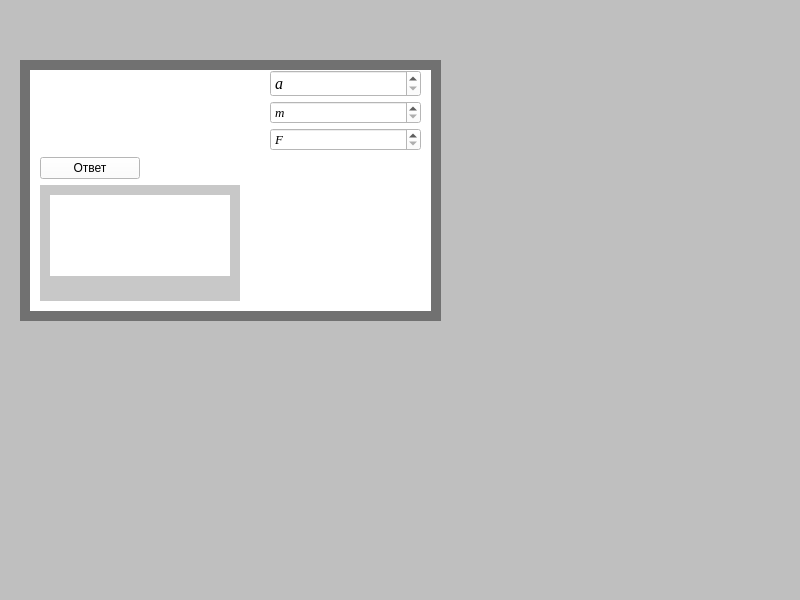
<?xml version="1.0" encoding="UTF-8"?>
<ui version="4.0">
 <class>MainWindow</class>
 <widget class="QMainWindow" name="MainWindow">
  <property name="geometry">
   <rect>
    <x>0</x>
    <y>0</y>
    <width>800</width>
    <height>600</height>
   </rect>
  </property>
  <property name="windowTitle">
   <string>MainWindow</string>
  </property>
  <property name="styleSheet">
   <string notr="true">background-color: rgb(191, 191, 191);</string>
  </property>
  <widget class="QWidget" name="centralwidget">
   <widget class="QWidget" name="widget_17" native="true">
    <property name="geometry">
     <rect>
      <x>20</x>
      <y>60</y>
      <width>421</width>
      <height>261</height>
     </rect>
    </property>
    <property name="styleSheet">
     <string notr="true">background-color: rgb(0, 0, 0);
background-color: rgb(113, 113, 113);</string>
    </property>
    <widget class="QWidget" name="widget_18" native="true">
     <property name="geometry">
      <rect>
       <x>10</x>
       <y>10</y>
       <width>401</width>
       <height>241</height>
      </rect>
     </property>
     <property name="styleSheet">
      <string notr="true">background-color: rgb(255, 255, 255);</string>
     </property>
     <widget class="QWidget" name="verticalLayoutWidget_26">
      <property name="geometry">
       <rect>
        <x>10</x>
        <y>0</y>
        <width>381</width>
        <height>231</height>
       </rect>
      </property>
      <layout class="QVBoxLayout" name="verticalLayout_30">
       <item>
        <layout class="QHBoxLayout" name="horizontalLayout_17">
         <property name="spacing">
          <number>50</number>
         </property>
         <item>
          <widget class="QLabel" name="label_33">
           <property name="minimumSize">
            <size>
             <width>180</width>
             <height>0</height>
            </size>
           </property>
           <property name="styleSheet">
            <string notr="true">background-color: rgb(255, 255, 255);</string>
           </property>
           <property name="text">
            <string/>
           </property>
           <property name="pixmap">
            <pixmap>D:/Downloads/55.png</pixmap>
           </property>
          </widget>
         </item>
         <item>
          <layout class="QVBoxLayout" name="verticalLayout_31">
           <property name="spacing">
            <number>4</number>
           </property>
           <item>
            <widget class="QSpinBox" name="spinBox_11">
             <property name="font">
              <font>
               <family>Times New Roman</family>
               <pointsize>12</pointsize>
               <italic>true</italic>
              </font>
             </property>
             <property name="specialValueText">
              <string>a</string>
             </property>
             <property name="maximum">
              <number>1000000000</number>
             </property>
            </widget>
           </item>
           <item>
            <widget class="QSpinBox" name="spinBox_10">
             <property name="font">
              <font>
               <family>Times New Roman</family>
               <pointsize>10</pointsize>
               <italic>true</italic>
              </font>
             </property>
             <property name="specialValueText">
              <string>m</string>
             </property>
             <property name="maximum">
              <number>1000000000</number>
             </property>
            </widget>
           </item>
           <item>
            <widget class="QSpinBox" name="spinBox_8">
             <property name="font">
              <font>
               <family>Times New Roman</family>
               <pointsize>10</pointsize>
               <italic>true</italic>
              </font>
             </property>
             <property name="specialValueText">
              <string>F</string>
             </property>
             <property name="maximum">
              <number>1000000000</number>
             </property>
            </widget>
           </item>
          </layout>
         </item>
        </layout>
       </item>
       <item>
        <widget class="QPushButton" name="pushButton_14">
         <property name="minimumSize">
          <size>
           <width>100</width>
           <height>0</height>
          </size>
         </property>
         <property name="maximumSize">
          <size>
           <width>100</width>
           <height>16777215</height>
          </size>
         </property>
         <property name="text">
          <string>Ответ</string>
         </property>
        </widget>
       </item>
       <item>
        <widget class="QWidget" name="widget_41" native="true">
         <property name="maximumSize">
          <size>
           <width>200</width>
           <height>16777215</height>
          </size>
         </property>
         <property name="styleSheet">
          <string notr="true">background-color: rgb(200, 200, 200);</string>
         </property>
         <widget class="QLabel" name="label_11">
          <property name="geometry">
           <rect>
            <x>10</x>
            <y>10</y>
            <width>180</width>
            <height>81</height>
           </rect>
          </property>
          <property name="minimumSize">
           <size>
            <width>180</width>
            <height>0</height>
           </size>
          </property>
          <property name="maximumSize">
           <size>
            <width>180</width>
            <height>16777215</height>
           </size>
          </property>
          <property name="styleSheet">
           <string notr="true">background-color: rgb(255, 255, 255);</string>
          </property>
          <property name="text">
           <string/>
          </property>
         </widget>
        </widget>
       </item>
      </layout>
     </widget>
    </widget>
   </widget>
  </widget>
 </widget>
 <resources/>
 <connections/>
</ui>
